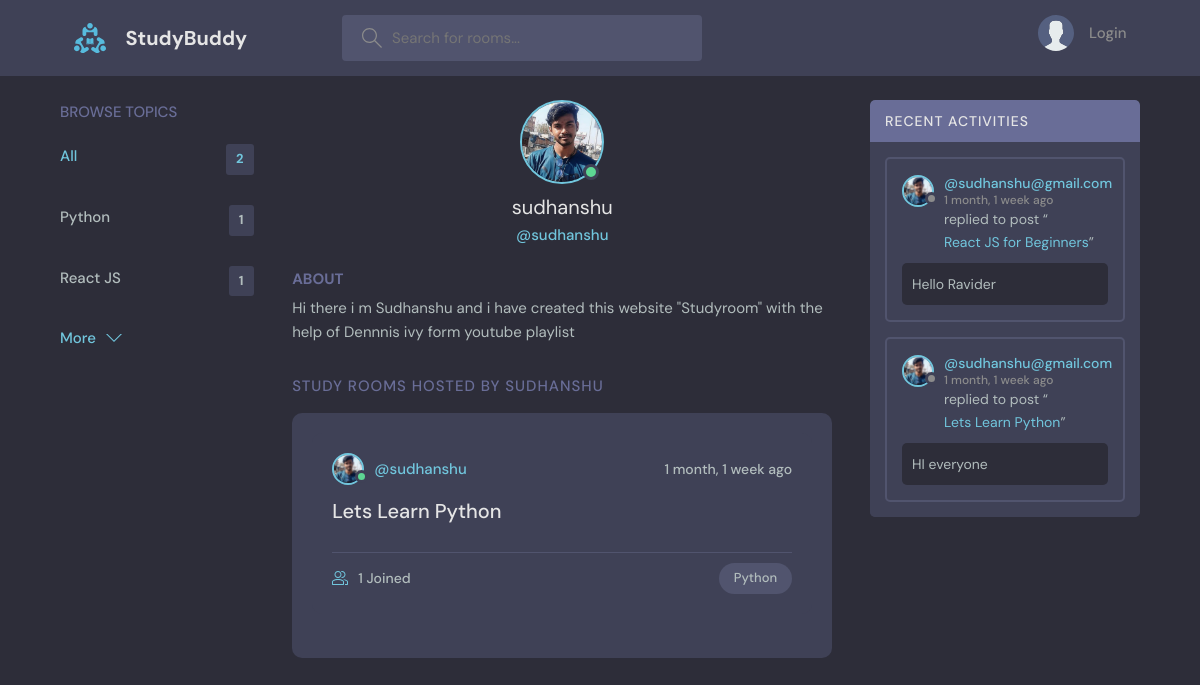
Page /profile/1/ on the committed database.
### base/models.py (models this page shows, shortened)
class Topic(models.Model):
    name = models.CharField(max_length=200)

class User(AbstractUser):
    name = models.CharField(max_length=200, null=True)
    email = models.EmailField(unique=True, null=True)
    bio = models.TextField(null=True)
    avatar = models.ImageField(null=True, default="avatar.svg")
    USERNAME_FIELD = 'email'
    REQUIRED_FIELDS = []

class Room(models.Model):
    host = models.ForeignKey(User, on_delete=models.SET_NULL, null=True)
    topic = models.ForeignKey(Topic, on_delete=models.SET_NULL, null=True)
    name = models.CharField(max_length=200)
    description = models.TextField(null=True, blank=True)
    participants = models.ManyToManyField(User, related_name='participants', blank=True)
    updated = models.DateTimeField(auto_now=True)
    created = models.DateTimeField(auto_now_add=True)
    class Meta:
        ordering = ['-updated', '-created']
    def __str__(self):
        return self.name

class Message(models.Model):
    user = models.ForeignKey(User, on_delete=models.CASCADE)
    room = models.ForeignKey(Room, on_delete=models.CASCADE)
    body = models.TextField()
    updated = models.DateTimeField(auto_now=True)
    created = models.DateTimeField(auto_now_add=True)
    class Meta:
        ordering = ['-updated', '-created']

### base/views.py (the view)
# urls.py: path('profile/<str:pk>/', views.userProfile, name="user-profile"),
def userProfile(request, pk):
    user = User.objects.get(id=pk)
    rooms = user.room_set.all()
    room_messages = user.message_set.all()[:5]
    topics = Topic.objects.all()
    context = {'user': user, 'rooms': rooms, 'room_messages': room_messages, 'topics': topics}
    return render(request, 'base/profile.html', context)

### base/templates/base/profile.html (shortened to what this page needs)
{% extends 'main.html' %}
{% block content %}
<main class="profile-page layout layout--3">
  <div class="container">
    <div class="topics">
      {% include 'base/topics_component.html' %}
    </div>
    <div class="roomList">
      <div class="profile">
        <div class="profile__avatar">
          <div class="avatar avatar--large active">
            <img src="{{user.avatar.url}}" />
          </div>
        </div>
        <div class="profile__info">
          <h3>{{user.username}}</h3>
          <p>@{{user.username}}</p>
        </div>
        <div class="profile__about">
          <h3>About</h3>
          <p>
            {{user.bio}}
          </p>
        </div>
      </div>
      <div class="roomList__header">
        <div>
          <h2>Study Rooms Hosted by {{user.username}}</a>
          </h2>
        </div>
      </div>
      <div class="roomListRoom">
        {% include 'base/feed_component.html' %}
      </div>
    </div>
    <div class="activities">
      {% include 'base/activity_component.html' %}
    </div>
  </div>
</main>
{% endblock %}

### templates/main.html (shortened to what this page needs)
<!DOCTYPE html>
{% load static %}
<html lang="en">
<head>
	<link rel="stylesheet" href="{% static 'styles/style.css' %}" />
</head>
<body>
	{% include 'navbar.html' %}
	{% block content %}
	{% endblock %}
</body>
</html>

### templates/navbar.html (shortened to what this page needs)
{% load static %}
<header class="header header--loggedIn">
    <div class="container">
        <a href="{% url 'home' %}" class="header__logo">
            <img src="{% static 'images/logo.svg' %}" />
            <h1>StudyBuddy</h1>
        </a>
        <form class="header__search" method="GET" action="{% url 'home' %}">
            <label>
                <input name="q" placeholder="Search for rooms..." />
            </label>
        </form>
        <nav class="header__menu">
            {% if request.user.is_authenticated %}
            <div class="header__user">
                <a href="{% url 'update-user' %}">
                    <div class="avatar avatar--medium active">
                        <img src="{{request.user.avatar.url}}" />
                    </div>
                    <p>{{request.user}}<span>{{request.user.username}}</span></p>
                </a>
                <button class="dropdown-button">
                    <svg version="1.1" xmlns="http://www.w3.org/2000/svg" width="32" height="32" viewBox="0 0 32 32">
                        <title>chevron-down</title>
                        <path d="M16 21l-13-13h-3l16 16 16-16h-3l-13 13z"></path>
                    </svg>
                </button>
            </div>
            <div class="dropdown-menu">
                <a href="{% url 'update-user' %}" class="dropdown-link"><svg version="1.1" xmlns="http://www.w3.org/2000/svg"
                        width="32" height="32" viewBox="0 0 32 32">
                        <title>tools</title>
                        <path
                            d="M27.465 32c-1.211 0-2.35-0.471-3.207-1.328l-9.392-9.391c-2.369 0.898-4.898 0.951-7.355 0.15-3.274-1.074-5.869-3.67-6.943-6.942-0.879-2.682-0.734-5.45 0.419-8.004 0.135-0.299 0.408-0.512 0.731-0.572 0.32-0.051 0.654 0.045 0.887 0.277l5.394 5.395 3.586-3.586-5.394-5.395c-0.232-0.232-0.336-0.564-0.276-0.887s0.272-0.596 0.572-0.732c2.552-1.152 5.318-1.295 8.001-0.418 3.274 1.074 5.869 3.67 6.943 6.942 0.806 2.457 0.752 4.987-0.15 7.358l9.392 9.391c0.844 0.842 1.328 2.012 1.328 3.207-0 2.5-2.034 4.535-4.535 4.535zM15.101 19.102c0.26 0 0.516 0.102 0.707 0.293l9.864 9.863c0.479 0.479 1.116 0.742 1.793 0.742 1.398 0 2.535-1.137 2.535-2.535 0-0.668-0.27-1.322-0.742-1.793l-9.864-9.863c-0.294-0.295-0.376-0.74-0.204-1.119 0.943-2.090 1.061-4.357 0.341-6.555-0.863-2.631-3.034-4.801-5.665-5.666-1.713-0.561-3.468-0.609-5.145-0.164l4.986 4.988c0.391 0.391 0.391 1.023 0 1.414l-5 5c-0.188 0.188-0.441 0.293-0.707 0.293s-0.52-0.105-0.707-0.293l-4.987-4.988c-0.45 1.682-0.397 3.436 0.164 5.146 0.863 2.631 3.034 4.801 5.665 5.666 2.2 0.721 4.466 0.604 6.555-0.342 0.132-0.059 0.271-0.088 0.411-0.088z">
                        </path>
                    </svg>
                    Settings</a>
                <a href="{% url 'logout' %}" class="dropdown-link"><svg version="1.1" xmlns="http://www.w3.org/2000/svg"
                        width="32" height="32" viewBox="0 0 32 32">
                        <title>sign-out</title>
                        <path
                            d="M3 0h22c0.553 0 1 0 1 0.553l-0 3.447h-2v-2h-20v28h20v-2h2l0 3.447c0 0.553-0.447 0.553-1 0.553h-22c-0.553 0-1-0.447-1-1v-30c0-0.553 0.447-1 1-1z">
                        </path>
                        <path
                            d="M21.879 21.293l1.414 1.414 6.707-6.707-6.707-6.707-1.414 1.414 4.293 4.293h-14.172v2h14.172l-4.293 4.293z">
                        </path>
                    </svg>
                    Logout</a>
            </div>
            {% else %}
            <a href="{% url 'login' %} ">
                <img src="{% static './images/avatar.svg' %}" />
                <p>Login</p>
            </a>
            {% endif %}
        </nav>
    </div>
</header>

### base/templates/base/topics_component.html
<div class="topics">
    <div class="topics__header">
      <h2>Browse Topics</h2>
    </div>
    <ul class="topics__list">
      <li>
        <a href="{% url 'home' %}" class="active">All <span>{{topics.count}} </span></a>
      </li>
      {% for topic in topics %}
      <li>
        <a href="{% url 'home' %}?q={{topic.name}}">{{topic.name}} <span>{{topic.room_set.all.count}} </span></a>
      </li>
      {% endfor %}
    </ul>
    <a class="btn btn--link" href="{% url 'topics' %}">
      More
      <svg version="1.1" xmlns="http://www.w3.org/2000/svg" width="32" height="32" viewBox="0 0 32 32">
        <title>chevron-down</title>
        <path d="M16 21l-13-13h-3l16 16 16-16h-3l-13 13z"></path>
      </svg>
    </a>
  </div>

### base/templates/base/feed_component.html (shortened to what this page needs)
{% for room in rooms %}
<div class="roomListRoom">
    <div class="roomListRoom__header">
        <a href="{% url 'user-profile' room.host.id %}" class="roomListRoom__author">
            <div class="avatar avatar--small active">
                <img src="{{room.host.avatar.url}}" />
            </div>
            <span>@{{room.host.username}}</span>
        </a>
        <div class="roomListRoom__actions">
            <span>{{room.created|timesince}} ago</span>
        </div>
    </div>
    <div class="roomListRoom__content">
        <a href="{% url 'room' room.id %}">{{room.name}}</a>
    </div>
    <div class="roomListRoom__meta">
        <a class="roomListRoom__joined">
            {{room.participants.all.count}} Joined
        </a>
        <p class="roomListRoom__topic">{{room.topic.name}}</p>
    </div>
</div>
{% endfor %}

### base/templates/base/activity_component.html (shortened to what this page needs)
<div class="activities">
    <div class="activities__header">
      <h2>Recent Activities</h2>
    </div>
    {% for message in room_messages %}
    <div class="activities__box">
      <div class="activities__boxHeader roomListRoom__header">
        <a href="{% url 'user-profile' message.user.id %}" class="roomListRoom__author">
          <div class="avatar avatar--small">
            <img src="{{message.user.avatar.url}}" />
          </div>
          <p>
            @{{message.user}}
            <span>{{message.created|timesince}} ago</span>
          </p>
        </a>
      </div>
      <div class="activities__boxContent">
        <p>replied to post “<a href="{% url 'room' message.room.id %}">{{message.room}}</a>”</p>
        <div class="activities__boxRoomContent">
            {{message.body}}
        </div>
      </div>
    </div>
    {% endfor %}
  </div>

### rows in the picture
Topic: name "Python", room_set.all.count "1"
Topic: name "React JS", room_set.all.count "1"
User: avatar (picture), username "sudhanshu", bio "Hi there i m Sudhanshu and i have created this website \"Studyroom\" with the help of Dennnis ivy form youtube playlist", username "SUDHANSHU"
Room: host.avatar (picture), host.username "sudhanshu", created "1 month, 1 week", name "Lets Learn Python", participants.all.count "1", topic.name "Python"
Message: user.avatar (picture), user "sudhanshu@gmail.com", created "1 month, 1 week", room "React JS for Beginners", body "Hello Ravider"
Message: user.avatar (picture), user "sudhanshu@gmail.com", created "1 month, 1 week", room "Lets Learn Python", body "HI everyone"

### other values in the picture
{{ topics.count }} "2"
